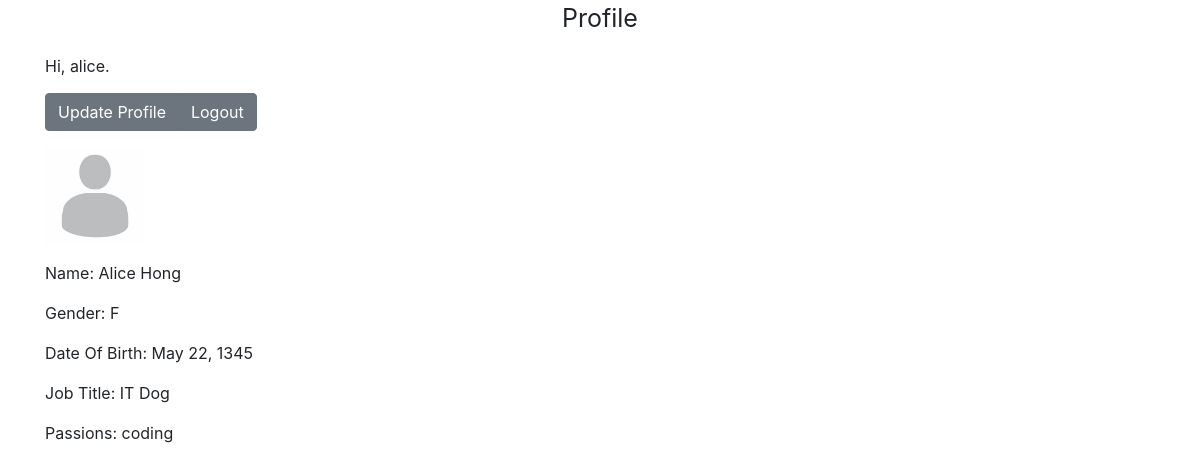
Screenshot of /account/profile/ (signed in) with the database file from the repository.
### account/models.py (models this page shows, shortened)
class Account(AbstractBaseUser):
    email = models.EmailField(verbose_name="email", max_length=64, unique=True)
    username = models.CharField(max_length=32, unique=True)
    date_joined = models.DateTimeField(verbose_name='date joined', auto_now_add=True)
    last_login = models.DateTimeField(verbose_name='last login', auto_now=True)
    is_admin = models.BooleanField(default=False)
    is_active = models.BooleanField(default=True)
    is_staff = models.BooleanField(default=False)
    is_superuser = models.BooleanField(default=False)
    USERNAME_FIELD = 'email'
    REQUIRED_FIELDS = ['username']
    objects = AccountManager()

class Profile(models.Model):
    GENDER_CHOICES = (
        ('M', 'Male'),
        ('F', 'Female'),
        ('U', 'Uncertain')
    )
    user = models.OneToOneField(settings.AUTH_USER_MODEL, on_delete=models.CASCADE)
    image = models.ImageField(default='profile_pictures/default.jpg', upload_to='profile_pictures')
    first_name = models.CharField(default=None, null=True, max_length=64)
    last_name = models.CharField(default=None, null=True, max_length=64)
    gender = models.CharField(default=None, null=True, max_length=1, choices=GENDER_CHOICES)
    date_of_birth = models.DateField(default=None, null=True, help_text='YYYY-MM-DD')
    job_title = models.CharField(default=None, null=True, max_length=128)
    passions = models.CharField(default=None, null=True, max_length=256, help_text='hiking, outdoors, cat lover')

### account/views.py (the view)
# urls.py: path('profile/', account.views.ProfileView.as_view(), name='profile'),
class ProfileView(View):
    def get(self, request):
        return render(request, 'profile.html', {})

### account/templates/profile.html (shortened to what this page needs)
{% extends 'base.html' %}
{% block content %}
<div class="container">
    <p class="text-center header">Profile</p>
    <div class="greeting-message">
        Hi, {% if user.is_authenticated %}{{user.username}}{% else %}Anonymous{% endif %}.
    </div>
    {% if user.is_authenticated %}
        <div class="btn-group" role="group">
            <a class="btn btn-secondary" href="{% url 'profile_update' %}">Update Profile</a>
            <a class="btn btn-secondary" href="{% url 'logout' %}">Logout</a>
        </div>
        <div class="profile">
            <img class="profile-image" src="{{user.profile.image.url}}">
            {% if not user.profile.first_name or not user.profile.last_name or not user.profile.gender or not user.profile.date_of_birth or not user.profile.job_title or not user.profile.passions %}
            <p>The profile is not fully set up yet. Please update your profile.</p>
            {% else %}
            <p>Name: {{user.profile.first_name}} {{user.profile.last_name}}</p>
            <p>Gender: {{user.profile.gender}}</p>
            <p>Date Of Birth: {{user.profile.date_of_birth}}</p>
            <p>Job Title: {{user.profile.job_title}}</p>
            <p>Passions: {{user.profile.passions}}</p>
            {% endif %}
        </div>
    {% else %}
        <div class="btn-group" role="group">
            <a class="btn btn-secondary" href="{% url 'register' %}">Register</a>
            <a class="btn btn-secondary" href="{% url 'login' %}?next=/chat/">Login</a>
        </div>
    {% endif %}
</div>
{% endblock content %}

### rows the page displays
Account: username "alice", profile.image (placeholder picture), profile.first_name "Alice", profile.last_name "Hong", profile.gender "F", profile.date_of_birth "May 22, 1345", profile.job_title "IT Dog", profile.passions "coding"
